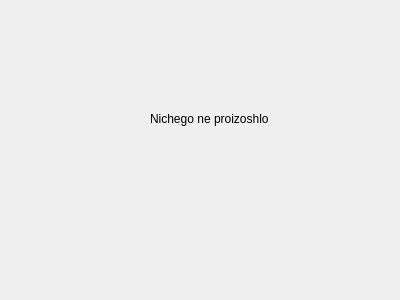
<?xml version="1.0" encoding="UTF-8"?>
<ui version="4.0">
 <class>Nichevo</class>
 <widget class="QDialog" name="Nichevo">
  <property name="geometry">
   <rect>
    <x>0</x>
    <y>0</y>
    <width>400</width>
    <height>300</height>
   </rect>
  </property>
  <property name="windowTitle">
   <string>Dialog</string>
  </property>
  <widget class="QLabel" name="label">
   <property name="geometry">
    <rect>
     <x>150</x>
     <y>110</y>
     <width>171</width>
     <height>17</height>
    </rect>
   </property>
   <property name="text">
    <string>Nichego ne proizoshlo</string>
   </property>
  </widget>
 </widget>
 <resources/>
 <connections/>
</ui>
